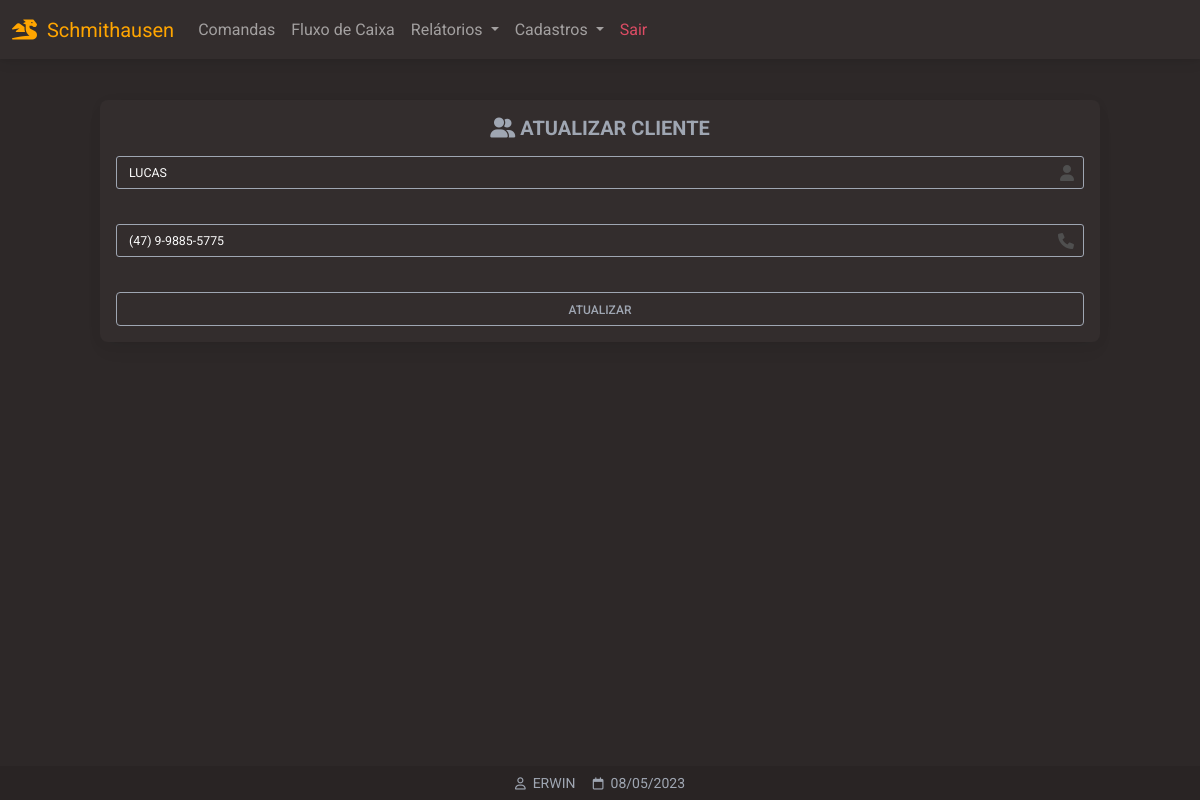
Page /clientes_atualizar/2 (signed in) on the earlier database version.
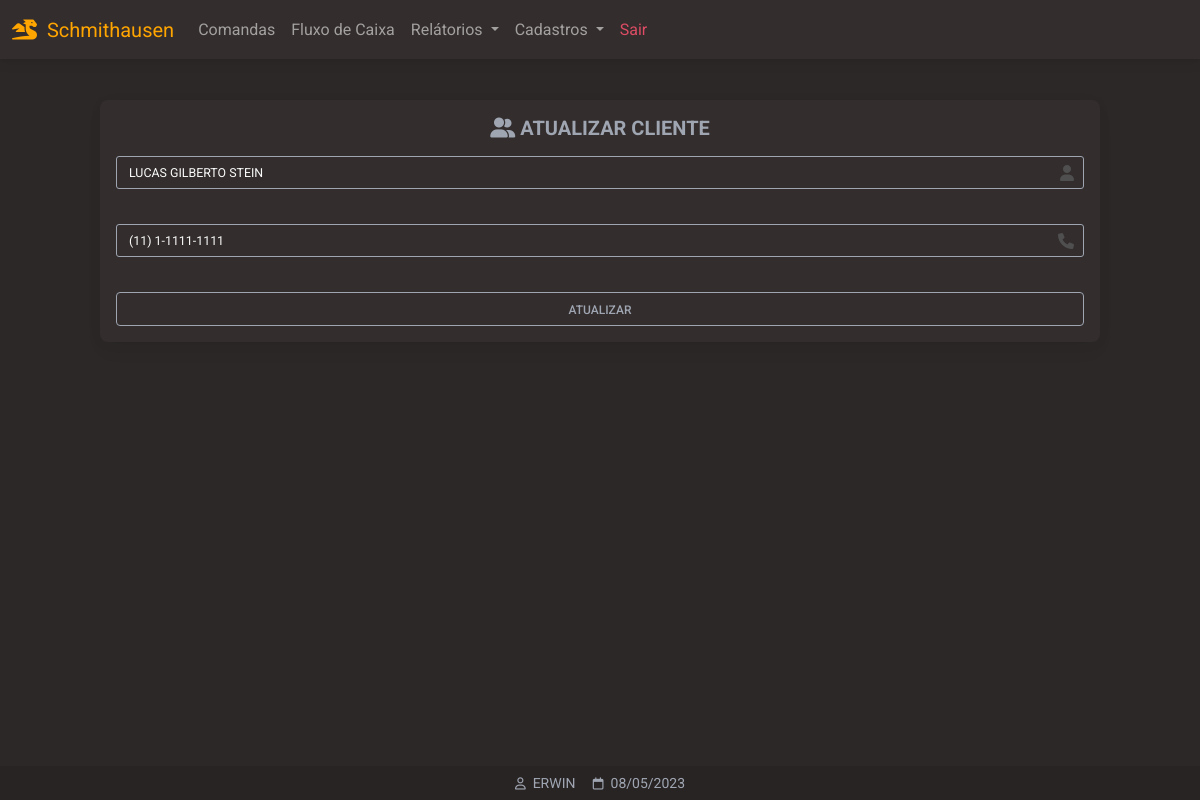
Same page on the later database version.
### website/models.py (models this page shows)
class Cliente(db.Model):
    id = db.Column(db.Integer, primary_key=True)
    fone = db.Column(db.String(150))
    data_criacao = db.Column(db.DateTime(timezone=True), default=func.now())
    nome = db.Column(db.String(150))

### website/views.py (the view, shortened to what this page needs)
@views.route('/clientes_atualizar/<int:id>', methods=['GET','POST'])
@login_required
def atualizarClientes(id):
    form = CadastroCliente()
    get_cli = Cliente.query.get(id)
    if id != 1:
        if request.method == 'GET':
            return render_template('clientes_atualizar.html',
                user=current_user,
                data=data,
                form=form,
                c=get_cli
                )
    else:
        flash('NÃO PODE SER EDITADO!')
        return redirect(url_for('views.clientes'))

### website/forms.py
class CadastroCliente(FlaskForm):
	nome = StringField(
	'Nome',
	validators= [
	DataRequired(message=("Este campo é obrigatório!")),
	Length(min=4, message=("Pelo menos 4 caracteres!"))
	])
	fone = StringField(
	'Celuar',
	validators= [
	DataRequired(message=("Este campo é obrigatório!")),
	Length(min=16,max=16, message=("Número celuar inválido!"))
	])

### main.py (called while the page is built)
@app.before_request
def before_request():
    session.permanent = True
    app.permanent_session_lifetime = timedelta(minutes=5)

### website/__init__.py (called while the page is built)
def create_app():
    app = Flask(__name__)
    app.config['SECRET_KEY'] = 'hjshjhdjah kjshkjdhjs'
    app.config['SQLALCHEMY_DATABASE_URI'] = f'sqlite:///{DB_NAME}'
    db.init_app(app)
    from .views import views
    from .auth import auth
    app.register_blueprint(views, url_prefix='/')
    app.register_blueprint(auth, url_prefix='/')
    from .models import User, Note
    with app.app_context():
        db.create_all()
    login_manager = LoginManager()
    login_manager.login_view = 'auth.login'
    login_manager.login_message = u"FAVOR EFETUAR LOGIN!"
    login_manager.init_app(app)
    @login_manager.user_loader
    def load_user(id):
        return User.query.get(int(id))
    return app

### website/templates/clientes_atualizar.html (shortened to what this page needs)
{% extends "base.html" %}
{% block content %}
{% set nome = c.nome %}
{% set fone = c.fone %}
<div class="container pt-5">
<form
method="POST"
class="form-outline form-white mb-4 mt-1 m-auto card bg-dark p-3 larg-max"
action="/clientes_atualizar/{{ c.id }}"
novalidate
>
<h2 align="center" class="fw-bold mb-1 text-uppercase text-secondary mb-3 h5">
<i class="fa-solid fa-user-group"></i>
ATUALIZAR CLIENTE</h2>
<div class="form-outline">
{{ form.nome(class='myInputs form-control-sm', placeholder= form.nome.label.text, style='text-transform:uppercase', value=nome) }}
</div>
<div class="form-outline">
{{ form.fone(class='myInputs form-control-sm phone-mask', placeholder='(XX) X-XXXX-XXXX', value=fone) }}
</div>
<button class="btn btn btn-outline-light " type="submit">ATUALIZAR</button>
</form>
</div>
{% endblock %}
{% block titlefooter %}
<span style="color:#9FA6B2">
&nbsp;{{ user.first_name | upper }}
<span style="color:#9FA6B2">
&nbsp;{{ data.strftime('%d/%m/%Y') }}
</span>
{% endblock %}

Differences in the rows shown:
changed Cliente: nome "LUCAS" → "LUCAS GILBERTO STEIN"; fone "(47) 9-9885-5775" → "(11) 1-1111-1111"
